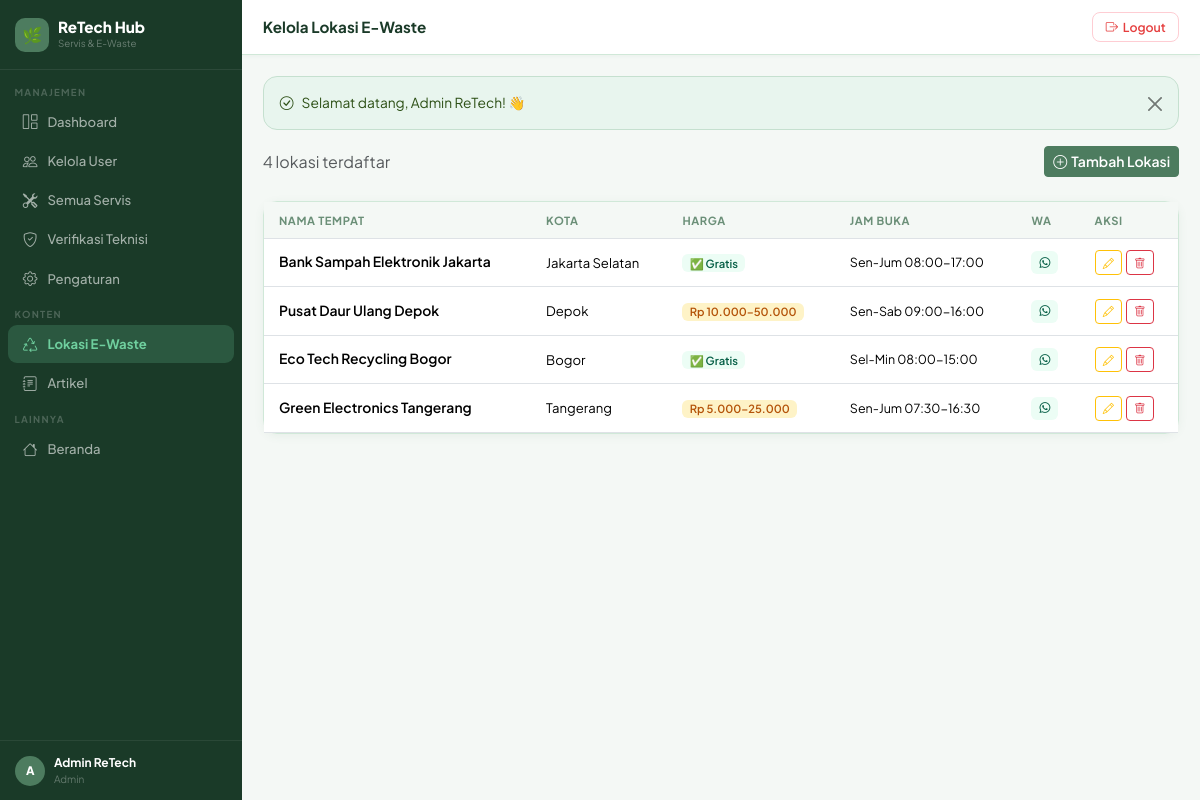
/admin/ewaste/index.php (signed in), run on the app's committed database.
### tables this page shows
CREATE TABLE IF NOT EXISTS users (
    id INT AUTO_INCREMENT PRIMARY KEY,
    name VARCHAR(255) NOT NULL,
    email VARCHAR(255) UNIQUE NOT NULL,
    password VARCHAR(255) NOT NULL,
    role ENUM('user','technician','admin') DEFAULT 'user',
    phone VARCHAR(20) NULL,
    address TEXT NULL,
    latitude DECIMAL(10,7) NULL,    
    longitude DECIMAL(10,7) NULL,
    created_at TIMESTAMP DEFAULT CURRENT_TIMESTAMP,
    updated_at TIMESTAMP DEFAULT CURRENT_TIMESTAMP ON UPDATE CURRENT_TIMESTAMP
);

CREATE TABLE IF NOT EXISTS e_waste_locations (
    id INT AUTO_INCREMENT PRIMARY KEY,
    name VARCHAR(255) NOT NULL,
    address TEXT NOT NULL,
    open_hours VARCHAR(100) NOT NULL,
    phone VARCHAR(20) NULL,
    wa_number VARCHAR(20) NULL,
    city VARCHAR(100) NULL,
    price_range VARCHAR(100) NULL,
    accepted_items TEXT NULL,
    description TEXT NULL,
    is_free TINYINT(1) DEFAULT 0,
    created_at TIMESTAMP DEFAULT CURRENT_TIMESTAMP,
    updated_at TIMESTAMP DEFAULT CURRENT_TIMESTAMP ON UPDATE CURRENT_TIMESTAMP
);

### admin/ewaste/index.php (the view, shortened to what this page needs)
<?php
require_once __DIR__ . '/../../includes/functions.php';
require_once __DIR__ . '/../../includes/layout.php';
$pdo = getDB();
$locations = $pdo->query("SELECT * FROM e_waste_locations ORDER BY created_at DESC")->fetchAll();
pageHeader('Lokasi E-Waste','Kelola Lokasi E-Waste');
?>
<div class="d-flex justify-content-between align-items-center mb-4">
    <p class="text-muted mb-0"><?= count($locations) ?> lokasi terdaftar</p>
    <a href="create.php" class="btn btn-primary btn-sm"><i class="bi bi-plus-circle me-1"></i>Tambah Lokasi</a>
</div>
<div class="card">
    <div class="table-responsive">
        <table class="table mb-0">
            <thead><tr><th>Nama Tempat</th><th>Kota</th><th>Harga</th><th>Jam Buka</th><th>WA</th><th>Aksi</th></tr></thead>
            <tbody>
            <?php if(empty($locations)): ?>
                <tr><td colspan="6" class="text-center py-4 text-muted">Belum ada data.</td></tr>
            <?php else: foreach($locations as $l): ?>
                <tr>
                    <td style="font-weight:600;font-size:.87rem;"><?= e($l['name']) ?></td>
                    <td style="font-size:.82rem;"><?= e($l['city'] ?? '-') ?></td>
                    <td><?php if($l['is_free']): ?><span class="badge" style="background:#ECFDF5;color:#065F46;font-size:.7rem;">✅ Gratis</span><?php else: ?><span class="badge bg-warning" style="font-size:.7rem;"><?= e(limitStr($l['price_range']??'-',20)) ?></span><?php endif; ?></td>
                    <td style="font-size:.78rem;"><?= e($l['open_hours']) ?></td>
                    <td><?php if($l['wa_number']): ?><a href="https://wa.me/<?= preg_replace('/[^0-9]/','', $l['wa_number']) ?>" target="_blank" class="btn btn-sm" style="background:#ECFDF5;color:#065F46;border:none;border-radius:6px;font-size:.68rem;padding:.2rem .5rem;"><i class="bi bi-whatsapp"></i></a><?php else: ?><span style="color:#C4B5FD;font-size:.78rem;">—</span><?php endif; ?></td>
                    <td>
                        <div class="d-flex gap-1">
                            <a href="edit.php?id=<?= $l['id'] ?>" class="btn btn-sm btn-outline-warning" style="font-size:.7rem;padding:.2rem .45rem;"><i class="bi bi-pencil"></i></a>
                            <form method="POST" action="delete.php" onsubmit="return confirm('Hapus lokasi ini?')">
                                <button class="btn btn-sm btn-outline-danger" style="font-size:.7rem;padding:.2rem .45rem;"><i class="bi bi-trash"></i></button>
                            </form>
                        </div>
                    </td>
                </tr>
            <?php endforeach; endif; ?>
            </tbody>
        </table>
    </div>
</div>
<?php pageFooter(); ?>

### includes/layout.php (shortened to what this page needs)
<?php
function pageHeader(string $title = 'Dashboard', string $pageTitle = ''): void {
    $user   = currentUser();
    $role   = $_SESSION['user_role'] ?? '';
    $active = $_SERVER['PHP_SELF'];
    $base   = BASE_URL;
?>
<!DOCTYPE html>
<html lang="id">
<head>
    <link href="https://cdn.jsdelivr.net/npm/bootstrap@5.3.2/dist/css/bootstrap.min.css" rel="stylesheet">
    <link href="https://cdn.jsdelivr.net/npm/bootstrap-icons@1.11.3/font/bootstrap-icons.min.css" rel="stylesheet">
</head>
<body>
<aside class="sidebar" id="sidebar">
    <div class="sb-brand">
        <div class="lbox">🌿</div>
        <div>
            <div class="bname">ReTech Hub</div>
            <div class="bsub">Servis &amp; E-Waste</div>
        </div>
    </div>
    <nav class="sb-nav">
        <?php if ($role === 'admin'): ?>
            <div class="sb-sec">Manajemen</div>
            <a href="<?= $base ?>/admin/dashboard.php" <?= str_contains($active,'admin/dashboard') ? 'class="active"' : '' ?>><i class="bi bi-grid-1x2"></i> Dashboard</a>
            <a href="<?= $base ?>/admin/users/index.php" <?= str_contains($active,'admin/users') ? 'class="active"' : '' ?>><i class="bi bi-people"></i> Kelola User</a>
            <a href="<?= $base ?>/admin/services.php" <?= str_contains($active,'admin/services') ? 'class="active"' : '' ?>><i class="bi bi-tools"></i> Semua Servis</a>
            <a href="<?= $base ?>/admin/technician_verify.php" <?= str_contains($active,'technician_verify') ? 'class="active"' : '' ?>><i class="bi bi-shield-check"></i> Verifikasi Teknisi</a>
            <a href="<?= $base ?>/admin/settings.php" <?= str_contains($active,'admin/settings') ? 'class="active"' : '' ?>><i class="bi bi-gear"></i> Pengaturan</a>
            <div class="sb-sec">Konten</div>
            <a href="<?= $base ?>/admin/ewaste/index.php" <?= str_contains($active,'admin/ewaste') ? 'class="active"' : '' ?>><i class="bi bi-recycle"></i> Lokasi E-Waste</a>
            <a href="<?= $base ?>/admin/articles/index.php" <?= str_contains($active,'admin/articles') ? 'class="active"' : '' ?>><i class="bi bi-journal-text"></i> Artikel</a>
        <?php endif; ?>
        <div class="sb-sec">Lainnya</div>
        <a href="<?= $base ?>/index.php"><i class="bi bi-house"></i> Beranda</a>
    </nav>
    <?php if ($user): ?>
    <div class="sb-user">
        <div class="av"><?= strtoupper(substr($user['name'] ?? 'U', 0, 1)) ?></div>
        <div>
            <div class="un"><?= htmlspecialchars($user['name'] ?? '') ?></div>
            <div class="ur"><?= ucfirst($role) ?></div>
        </div>
    </div>
    <?php endif; ?>
</aside>
<div class="main">
    <div class="topbar">
        <div class="d-flex align-items-center gap-2">
            <span class="ptitle"><?= htmlspecialchars($pageTitle ?: $title) ?></span>
        </div>
        <form method="POST" action="<?= $base ?>/logout.php" class="m-0">
            <button type="submit" class="btn-lo">
                <i class="bi bi-box-arrow-right"></i> Logout
            </button>
        </form>
    </div>
    <div class="page-body">
<?php
}
function pageFooter(): void {
    echo '</div></div>';
    echo '</body></html>';
}

### includes/layout.php (style rules this page uses)
:root { --sage: #4D7C5F; --sage-dk: #2D5016; --sage-lt: #E8F5EE; --sage-md: #C5E0CF; --mint: #6FCF9E; --forest: #1A3A28; --cream: #FAFDF8; --sand: #F4F8F5; --border: #D0E8D8; --txt: #1A3A28; --muted: #6B8F78; --white: #FFFFFF; --shadow: 0 2px 10px rgba(77,124,95,.08); --r: 14px; }
* { font-family: 'Plus Jakarta Sans', sans-serif; box-sizing: border-box; }
body { background: var(--sand); color: var(--txt); margin: 0; }
.sidebar { width: 242px; min-height: 100vh; background: var(--forest); position: fixed; top: 0; left: 0; z-index: 1000; display: flex; flex-direction: column; transition: transform .3s; }
.sb-brand { padding: 1.1rem .95rem; border-bottom: 1px solid rgba(255,255,255,.08); display: flex; align-items: center; gap: .55rem; }
.sb-brand .lbox { width: 34px; height: 34px; background: var(--sage); border-radius: 10px; display: flex; align-items: center; justify-content: center; font-size: 1rem; flex-shrink: 0; }
.sb-brand .bname { color: #fff; font-size: .95rem; font-weight: 800; line-height: 1.1; }
.sb-brand .bsub { color: rgba(255,255,255,.35); font-size: .61rem; }
.sb-nav { padding: .35rem 0; flex: 1; overflow-y: auto; }
.sb-sec { padding: .55rem .9rem .18rem; font-size: .6rem; font-weight: 700; text-transform: uppercase; letter-spacing: 1.3px; color: rgba(255,255,255,.22); }
.sb-nav a { display: flex; align-items: center; gap: .55rem; padding: .52rem .85rem; margin: .03rem .5rem; color: rgba(255,255,255,.6); text-decoration: none; font-size: .82rem; font-weight: 500; border-radius: 9px; transition: .15s; }
.sb-nav a i { font-size: .92rem; width: 17px; text-align: center; flex-shrink: 0; }
.sb-nav a.active { background: rgba(111,207,158,.2); color: var(--mint); font-weight: 700; }
.sb-nav a.active i { color: var(--mint); }
.sb-user { padding: .8rem .95rem; border-top: 1px solid rgba(255,255,255,.07); display: flex; align-items: center; gap: .55rem; }
.av { width: 30px; height: 30px; background: var(--sage); border-radius: 50%; display: flex; align-items: center; justify-content: center; color: #fff; font-weight: 800; font-size: .73rem; flex-shrink: 0; }
.un { color: #fff; font-size: .75rem; font-weight: 700; }
.ur { color: rgba(255,255,255,.32); font-size: .63rem; }
.main { margin-left: 242px; min-height: 100vh; }
.topbar { background: var(--white); padding: .78rem 1.3rem; border-bottom: 1px solid var(--border); display: flex; align-items: center; justify-content: space-between; position: sticky; top: 0; z-index: 100; box-shadow: 0 1px 4px rgba(77,124,95,.06); }
.ptitle { font-weight: 700; font-size: .95rem; color: var(--txt); margin: 0; }
.btn-lo { background: transparent; border: 1.5px solid #FECDD3; color: #E53E3E; border-radius: 8px; padding: .27rem .78rem; font-size: .77rem; font-weight: 600; cursor: pointer; transition: .15s; display: flex; align-items: center; gap: .3rem; }
.page-body { padding: 1.3rem; }
.card { border: 1px solid var(--border); border-radius: var(--r); box-shadow: var(--shadow); background: var(--white); }
.btn-primary, .btn-primary:focus { background: var(--sage); border-color: var(--sage); color: #fff; font-weight: 600; }
.table { font-size: .83rem; }
.table th { font-size: .7rem; text-transform: uppercase; letter-spacing: .6px; color: var(--muted); font-weight: 700; background: var(--sand); padding: .58rem .95rem; }
.table td { padding: .7rem .95rem; vertical-align: middle; }
.badge { font-weight: 600; border-radius: 6px; padding: .3em .65em; }
.bg-warning { background: #FEF3C7 !important; color: #B45309 !important; }

### data on the page
users: name "A", name "Admin ReTech"
e_waste_locations: name "Bank Sampah Elektronik Jakarta", city "Jakarta Selatan", is_free "✅ Gratis", open_hours "Sen-Jum 08:00-17:00"
e_waste_locations: name "Pusat Daur Ulang Depok", city "Depok", price_range "Rp 10.000–50.000", open_hours "Sen-Sab 09:00-16:00"
e_waste_locations: name "Eco Tech Recycling Bogor", city "Bogor", is_free "✅ Gratis", open_hours "Sel-Min 08:00-15:00"
e_waste_locations: name "Green Electronics Tangerang", city "Tangerang", price_range "Rp 5.000–25.000", open_hours "Sen-Jum 07:30-16:30"

### other printed values
$role "Admin"
$pageTitle ?: $title "Kelola Lokasi E-Waste"
$flash['msg'] "Selamat datang, Admin ReTech! 👋"
count($locations) "4"
